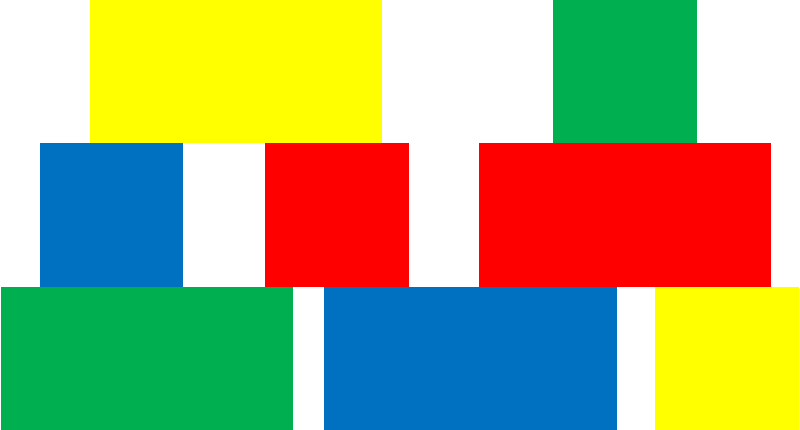
#> input picture src/moving/src/blueprint_rectangle.png, 800 x 430 px
$ python blueprint_to_coordinates.py
#> lines starting #> are read from the running program, lines starting #| are printed output that depends on the picture; after the words box and inside, x2 and y2 are one past the last pixel; in counts of white or black regions, pixels touching at a corner belong together
#!/usr/bin/env python3

import cv2
import numpy as np
from math import atan2
from geometry_msgs.msg import Pose
import os

'''
User Instruction
1. Include the full image path in "find_object" function or you will get an error

2. For the first run, within the "build_castle" function, set the "pixel_to_m" ratio to 1. Also, set the x, y and z offsets to zero.
    This way you will find out what the coordinate of the x axis is in pixel coordinate.
    Then, next time set the "pixel_to_m" ratio  = actual width(m) / 2 * x coordinate of CoM (pixel)
    Make sure to change the x, y and z coordinates back to desired values.

3.

'''

def find_object(image_path, display=False, publish=False, print_res=False):
    '''
    Scans an image to find colored object and returns their coordinates.

    Args:
        image_path: Path to the input image (JPG/PNG format)
        display: True to draw squares around
        publish: True to publish result image to a topic
        print_res: True to print coordinates of each block found in terminal

    Returns:
        found_objects: dictionary where each key is a color, and the value is a list of dictionaries for each object found
            e.g. found_object['red'] = [list of dictionaries corresponding to red objects]
    '''
#> called with image_path = 'src/moving/src/blueprint_rectangle.png', display = False, publish = False, print_res = False

    # Fixed variables
    area_ratio = .1  # Defines which contours to keep based on contour area

    ## Color Definitions
    colors = color_def()

    # Reading the image
    img = cv2.imread(image_path)
#> img is the input picture: shape (430, 800, 3); mean B, G, R 119.1, 168.2, 162.5
    img=cv2.rotate(img, cv2.ROTATE_180) #Image rotated by 180 degrees to get proper coordinate (origin=top left, +x=right, +z=downward)
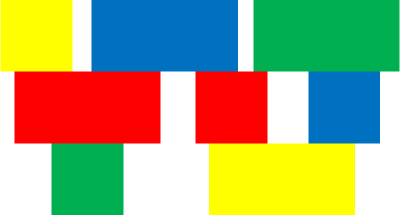
#> img: shape (430, 800, 3) (shown at 1/2 size); mean B, G, R 119.1, 168.2, 162.5
    img=cv2.flip(img,1) #flip image horizontally
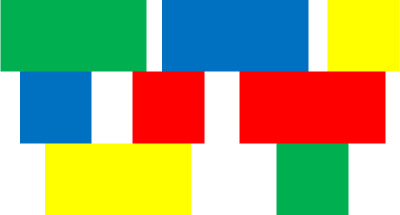
#> img: shape (430, 800, 3) (shown at 1/2 size); mean B, G, R 119.1, 168.2, 162.5

    # Define kernel size for noise removal
    #kernel = np.ones((7, 7), np.uint8)

    # Convert to hsv colorspace
    hsv = cv2.cvtColor(img, cv2.COLOR_BGR2HSV)
#> hsv: shape (430, 800, 3); mean H, S, V 37.6, 185.3, 229.2

    result = None
    if display or publish:
        # Copy the image to not alter it when tracing the bounding boxes
        result = img.copy()

    found_objects = dict()

    for color in colors:

        found_objects[color['name']] = []

        # Lower bound and upper bound for color
        lower_bound = color['hsv'][0]
        upper_bound = color['hsv'][1]

        if color['name'] == 'red':  # Red has 2 ranges (on both ends of hue spectrum)
            lower_bound = color['hsv'][0][0]
            upper_bound = color['hsv'][0][1]

        # Find the colors within the boundaries
        mask = cv2.inRange(hsv, lower_bound, upper_bound)

        if color['name'] == 'red':  # Taking the union of red's 2 ranges
            lower_bound2 = color['hsv'][1][0]
            upper_bound2 = color['hsv'][1][1]
            mask2 = cv2.inRange(hsv, lower_bound2, upper_bound2)
            mask = cv2.bitwise_or(mask, mask2)

        # Remove unnecessary noise from mask
        #mask = cv2.morphologyEx(mask, cv2.MORPH_CLOSE, kernel)
        #mask = cv2.morphologyEx(mask, cv2.MORPH_OPEN, kernel)

        # Find contours from the mask
        contours, _ = cv2.findContours(mask.copy(), cv2.RETR_EXTERNAL, cv2.CHAIN_APPROX_SIMPLE)
        contours = sorted(contours, key=lambda x: cv2.contourArea(x), reverse=True)  # Order by decreasing area

        if len(contours) > 0:
            min_area = area_ratio * cv2.contourArea(contours[0])

        for cntr in contours:

            if cv2.contourArea(cntr) >= min_area:
                found_object = dict()

                xc, zc, w, h = cv2.boundingRect(cntr)
                xc = xc + w // 2
                zc = zc + h // 2

                found_object['center'] = (xc, zc)
                found_object['width'] = w
                found_object['height'] = h

                #if print_res:
                    #print('Found {} object at ({}, {})'.format(color['name'], xc, zc))

                rect = cv2.minAreaRect(cntr)
                box = cv2.boxPoints(rect)
                box = np.int0(box)
                angle = get_orientation(box, result)
                found_object['roll'] = 0 #manually set. Always zero
                found_object['pitch'] = 0
                #found_object['pitch'] = angle # Will replace with this line once the pitch angle is calculated properly. Should be zero.
                found_object['yaw'] = 0 #this needs to be manually set

                if display or publish:
                    # Traces a rectangle around each "object":
                    #cv2.drawContours(result, [box], 0, color['bgr'], 5)
                    cv2.drawContours(result, [box], 0, (0,0,0), 5)
                    #cv2.putText(result, str(angle * 180 / np.pi), box[1], cv2.FONT_HERSHEY_SIMPLEX, 0.5, color['bgr'], 1,
                                #cv2.LINE_AA)

                    cv2.putText(result, str(angle * 180 / np.pi), tuple(box[1]), cv2.FONT_HERSHEY_SIMPLEX, 0.5, color['bgr'], 1, cv2.LINE_AA)


                found_objects[color['name']].append(found_object)
#> this loop made 4 passes
#> min_area on passes 1 to 4: 4132.2, 4146.4, 4132.2, 4161.3
#> pass 1, in find_object, `mask = cv2.inRange(hsv, lower_bound, upper_bound)`:
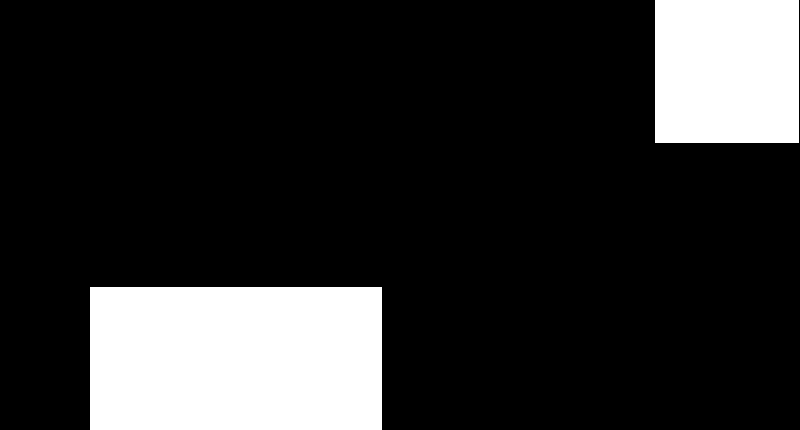
#> mask: shape (430, 800); 18.1% white; 2 white regions, box (x1, y1, x2, y2) and area: (90, 287, 382, 430) 41756, (655, 0, 799, 143) 20592
#> pass 2, in find_object, `mask = cv2.inRange(hsv, lower_bound, upper_bound)`:
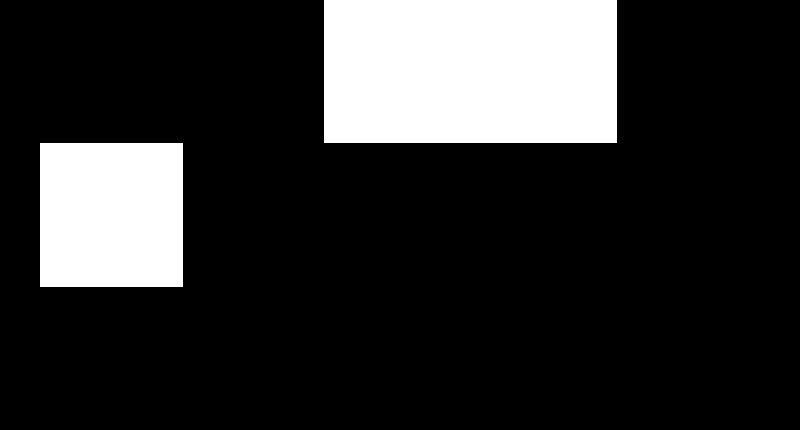
#> mask: shape (430, 800); 18.2% white; 2 white regions, box (x1, y1, x2, y2) and area: (324, 0, 617, 143) 41899, (40, 143, 183, 287) 20592
#> pass 3, in find_object, `mask = cv2.inRange(hsv, lower_bound, upper_bound)`:
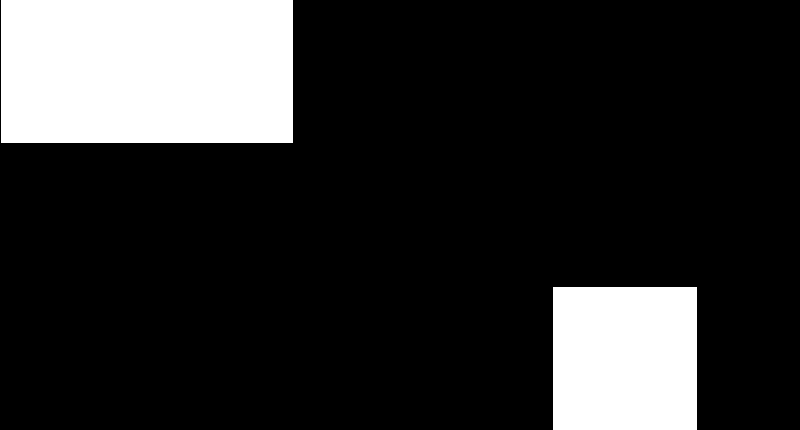
#> mask: shape (430, 800); 18.1% white; 2 white regions, box (x1, y1, x2, y2) and area: (1, 0, 293, 143) 41756, (553, 287, 697, 430) 20592
#> after the loop, found_objects = 4 items
                #print(found_objects)

    if display:  # Displays the frame with rectangles on it
        cv2.imshow("Result", result)
        cv2.waitKey(0)
        cv2.destroyAllWindows()

    return found_objects


def get_orientation(box, img=None):
    '''
    box: 4x2 array containing the coordinates of a box's 4 corners
    img: the img on which to draw
    '''

    p1, p2, p3, _ = box
    center = np.mean(box, 0)

    c1 = np.linalg.norm(p1 - p2)
    c2 = np.linalg.norm(p2 - p3)

    if c1 > c2:
        major_ax = p1 - p2
        minor_ax = p2 - p3
    else:
        major_ax = p2 - p3
        minor_ax = p1 - p2

    #major_ax = p1 - p2
    #minor_ax = p2 - p3

    if img is not None:
        draw_axis(img, center, center + major_ax, (255, 255, 0), 10)
        draw_axis(img, center, center + minor_ax, (0, 0, 255), 10)

    angle = (-atan2(major_ax[1], major_ax[0]) - np.pi / 2) % np.pi
    if angle >= 6 / 10 * np.pi:
        angle -= np.pi

    return angle


# [4 lines left out: function draw_axis, not called in this run]


def color_def():
    '''
    Each color is represented by dictionary with 3 keys:
        'name': name of color (string)
        'bgr': BGR value for that color (tuple)
        'hsv': HSV range for that color (list of 2 arrays)

    Returns:
        list of dictionaries
    '''

    yellow = {'name': 'yellow', 'bgr': (107, 183, 189), 'hsv': [np.array([20, 80, 80]), np.array([30, 255, 255])]}
    blue = {'name': 'blue', 'bgr': (255, 0, 0), 'hsv': [np.array([90, 70, 100]), np.array([128, 255, 255])]}
    green = {'name': 'green', 'bgr': (0, 255, 0), 'hsv': [np.array([36, 60, 100]), np.array([85, 255, 255])]}
    white = {'name': 'white', 'bgr': (255, 255, 255), 'hsv': [np.array([0, 0, 200]), np.array([255, 20, 255])]}
    red = {'name': 'red', 'bgr': (0, 0, 255),
           'hsv': [[np.array([180, 150, 100]), np.array([255, 255, 255])], [np.array([0, 150, 100]), np.array([10, 255, 255])]]}

    colors = [yellow, blue, green, red]
    #colors = [green]

    return colors

from math import sin, cos #,radians

def euler_to_quaternion(roll, pitch, yaw):
    """
    Convert Euler Angles to Quaternion.

    Args:
        roll, pitch, yaw: Euler angles in radians.

    Returns:
        tuple: Quaternion (w, x, y, z).
    """
    cy = cos(yaw * 0.5)
    sy = sin(yaw * 0.5)
    cp = cos(pitch * 0.5)
    sp = sin(pitch * 0.5)
    cr = cos(roll * 0.5)
    sr = sin(roll * 0.5)

    w = cr * cp * cy + sr * sp * sy
    x = sr * cp * cy - cr * sp * sy
    y = cr * sp * cy + sr * cp * sy
    z = cr * cp * sy - sr * sp * cy

    return (w, x, y, z)

def determine_shape(width, height, depth):
        """
        Determines the shape of an object based on its dimensions within a tolerance.

        Args:
            width (float): The width of the object in m.
            height (float): The height of the object in m.
            depth (float): The depth of the object in m.

        Returns:
            str: The determined shape of the object.
        """
        shapes = {
            'cube': [.029, .029, .029],
            'rect': [.059, .029, .014],
            'long': [.089, .029, .014],
            'rect': [.059, .029, .029]
        }
        tolerance = .004

        # Sort the input dimensions for comparison with shape dimensions
        dimensions = sorted([width, height, depth])

        for shape, shape_dims in shapes.items():
            sorted_shape_dims = sorted(shape_dims)
            # Check if dimensions are within tolerance for this shape
            if all(abs(dim - s_dim) <= tolerance for dim, s_dim in zip(dimensions, sorted_shape_dims)):
                return shape

        return "Unknown"

def build_castle(found_objects, pixel_to_m, y_offset, x_offset=0.13,z_offset=0, z_tolerance=0.005, depth=.029):
    """
    Simulates the building process of a castle based on the detected objects, grouping blocks into layers.
    Additionally, calculates the shape of each block based on its dimensions.

    Args:
        found_objects (dict): Output of the find_object function containing detected objects categorized by color.
        z_tolerance (float): Tolerance for grouping blocks into layers based on their z-coordinate. Defaults to 0.05 cm.
        pixel_to_m (float): Conversion factor from pixels to meters. Defaults to .029 m / 190 pixels.
        depth (float): Default depth of each block, used for shape determination.
        x_offset, y_offset, z_offset: Adding this realistic world coordinate to calculated coordinates values from the image.

    Returns:
        dict: A dictionary containing layers of blocks, where each layer contains sequential blocks with their color,
              center of mass (x, y, z coordinates), gripper_roll, gripper_pitch, gripper_yaw angles, width, height, depth,
              and shape.
    """

    # Flatten the detected objects dictionary to a list of tuples (color, object)
    blocks = [(color, obj) for color, objects in found_objects.items() for obj in objects]

    for color, obj in blocks:
        # Convert pixel values to meters
        obj['center'] = (obj['center'][0] * pixel_to_m + x_offset, y_offset + (depth/2), obj['center'][1] * pixel_to_m + z_offset)
        obj['width'] *= pixel_to_m
        obj['height'] *= pixel_to_m
        obj['depth'] = depth  # Assuming depth is a constant for simplicity

        # Calculate the shape of the block
        obj_shape = determine_shape(obj['width'], obj['height'], obj['depth'])
        obj['shape'] = obj_shape

        # Convert Euler angles to quaternion (roll, pitch, yaw are provided by obj)
        roll, pitch, yaw = (obj['roll']), (obj['pitch']), (obj['yaw'])
        quaternion = euler_to_quaternion(roll, pitch, yaw)
        obj['quaternion1'] = quaternion[0]
        obj['quaternion2'] = quaternion[1]
        obj['quaternion3'] = quaternion[2]
        obj['quaternion4'] = quaternion[3]

    # Sort the blocks based on their z-coordinate in ascending order
    sorted_blocks = sorted(blocks, key=lambda x: x[1]['center'][2])

    # Dictionary to store layers of blocks
    layers = {}
    current_layer_index = 0  # Initialize current_layer_index as 0
    current_z = None

    # Group blocks based on z-coordinate with tolerance
    for color, obj in sorted_blocks:
        z_coord = obj['center'][2]

        # If current_z is None or the block's z-coordinate is outside the tolerance of the current z,
        # start a new group
        if current_z is None or abs(z_coord - current_z) > z_tolerance:
            current_z = z_coord
            current_layer_index += 1
            layers[f"Layer {current_layer_index}"] = []

        # Add block to the current layer
        layers[f"Layer {current_layer_index}"].append({
            'color': color,
            'center': obj['center'],
            'quaternion1': obj['quaternion1'],
            'quaternion2': obj['quaternion2'],
            'quaternion3': obj['quaternion3'],
            'quaternion4': obj['quaternion4'],
            'width': obj['width'],
            'height': obj['height'],
            'depth': obj['depth'],
            'shape': obj['shape']
        })

    # Sort blocks within each layer based on their x-coordinate in ascending order
    for layer, blocks in layers.items():
        layers[layer] = sorted(blocks, key=lambda x: x['center'][0])

    return layers


# [79 lines left out: function evaluate_stability, not called in this run]

#No Longer using the "add_y_coordinates" function below
'''
def add_y_coordinates(sequential_blocks, y_increment=.034, layers=1):
    """
    Adds incremental y-coordinates to each block in the castle structures to simulate
    creating multiple castle structures at given +y increments (m).

    Args:
        sequential_blocks (dict): The dictionary containing layers of blocks with their properties.
        y_increment (float): The y-coordinate increment in centimeters. Defaults to .034 m.
        layers (int): The total number of y-increments or castle structures. Defaults to 1.

    Returns:
        dict: A new dictionary with the updated blocks containing incremental y-coordinates.
    """
    new_sequential_blocks = {}

    for layer_name, blocks in sequential_blocks.items():
        new_blocks = []
        for block in blocks:
            # Initialize a list to store modified blocks with incremented y-coordinates
            modified_blocks = []
            for i in range(layers):
                # Create a copy of the original block to modify
                new_block = block.copy()
                # Add the incremental y-coordinate
                x, y, z = new_block['center']
                new_y = y + (i * y_increment)  # Calculate the new y-coordinate
                new_block['center'] = (x, new_y, z)
                modified_blocks.append(new_block)
            new_blocks.extend(modified_blocks)
        new_sequential_blocks[layer_name] = new_blocks, z_tolerance=0.05, pixel_to_m=.029/190, depth=.029):
    """
    Simulates the building process of a castle based on the detected objects, grouping blocks into layers.
    Additionally, calculates the shape of each block based on its dimensions.

    Args:

    return new_sequential_blocks

'''

def flatten_layers(layers_dict):
    """
    Flattens the layers of blocks into a single list of blocks.

    Args:
        layers_dict (dict): A dictionary containing layers of blocks, where each layer is a list of block dictionaries.

    Returns:
        list: A list of dictionaries, each representing a block with its properties.
    """
    flattened_blocks = []
    for layer in layers_dict.values():
        flattened_blocks.extend(layer)
    return flattened_blocks


import matplotlib.pyplot as plt
from mpl_toolkits.mplot3d import Axes3D


def plot_castle_structure(flattened_blocks):
    """
    Plots a 3D representation of the castle structure.

    Args:
        flattened_blocks (dict): The list containing blocks and their properties
    """
    # Initialize a 3D plot
    fig = plt.figure()
    ax = fig.add_subplot(111, projection='3d')

    # Color mapping (adjust as needed)
    color_map = {
        'yellow': 'yellow',
        'blue': 'blue',
        'green': 'green',
        'red': 'red',
        'white': 'white'
    }

    for block in flattened_blocks:
        color = block['color']
        x, y, z = block['center']
        width = block['width']
        height = block['height']
        depth= block['depth']

        # Define the corners of the rectangle base
        z_corners = [z - height/2, z + height/2]
        y_corners = [y - depth/2, y + depth/2]
        x_corners = [x - width/2, x + width/2]

        # Plot rectangle (block)
        ax.bar3d(x_corners[0], y_corners[0], z_corners[0],
                    x_corners[1]-x_corners[0], y_corners[1]-y_corners[0], z_corners[1]-z_corners[0],
                    color=color_map.get(color, 'grey'))


    #ax.set_box_aspect([1,.25,.7])  # Matplotlib 3.3.0 and newer

    ax.set_xlabel('X axis (m)')
    ax.set_ylabel('Y axis (m)')
    ax.set_zlabel('Z axis (m)')

    ax.set_title('3D Castle Plot')
    ax.set_xlim(0.1,0.3)
    ax.set_ylim(0.0,0.20)
    ax.set_zlim(0.0,0.20)
    plt.show()


def create_poses_colors_shape_list(final_list):
    poses_colors_shape = []

    for obj in final_list:
        place_pose = Pose()

        place_pose.position.x = obj['center'][0]
        place_pose.position.y = obj['center'][1]
        place_pose.position.z = obj['center'][2]

        place_pose.orientation.x= obj['quaternion1']
        place_pose.orientation.y= obj['quaternion2']
        place_pose.orientation.z= obj['quaternion3']
        place_pose.orientation.w= obj['quaternion4']

        shape = obj['shape']
        color = obj['color']

        # Combine place_pose, shape, and color into a tuple and add it to the poses list
        info = (place_pose, shape, color)
        poses_colors_shape.append(info)

    return poses_colors_shape


#example_only
# [20 lines left out: function from_blue_print, not called in this run]

#Execution of all functions
if __name__ == '__main__':

    #Block Detection- provide image(s) on after another
    # Define the relative path to the blueprint image
    blueprint_filename = "blueprint_rectangle.png"
    # Get the directory where the script is located
    script_dir = os.path.dirname(__file__)
    # Construct the full path to the blueprint image
    blueprint_path = os.path.join(script_dir, blueprint_filename)

    # Use the constructed path in the find_object function
    found_object_results = find_object(blueprint_path)
#> found_object_results = 4 items
    #found_object_results2 = find_object(blueprint_path)
    #found_object_results2 = find_object('/home/mahirdaihan3534/capstone120/src/moving/src/Blueprint_All Blocks.png')
    #found_object_results3 = find_object('/home/mahirdaihan3534/capstone120/src/moving/src/Blueprint_zero border.png')

    #Srting the blocks based on x and z coordinates- also adding y-coordinate
    sequential_blocks = build_castle(found_object_results,pixel_to_m=.029/143, y_offset=0.1)
#> in build_castle, `blocks = [(color, obj) for color, objects in found_objects.items() for..`: blocks = 8 items
#> the loop in build_castle, `for color, obj in blocks:` made 8 passes
#> (color, dimensions in determine_shape, obj_shape) on passes 1 to 8: ('yellow', [0.029, 0.029, 0.0592], 'rect'), ('yellow', [0.029, 0.029, 0.0292], 'cube'), ('blue', [0.029, 0.029, 0.0594], 'rect'), ('blue', [0.029, 0.029, 0.0292], 'cube'), ('green', [0.029, 0.029, 0.0592], 'rect'), ('green', [0.029, 0.029, 0.0292], 'cube'), ('red', [0.029, 0.0292, 0.0592], 'rect'), ('red', [0.029, 0.0292, 0.0292], 'cube')
#> the loop in build_castle, `for color, obj in sorted_blocks:` made 8 passes
#> (color, z_coord, current_z) on passes 1, 4, 7: ('yellow', 0.0144, 0.0144), ('blue', 0.0436, 0.0436), ('yellow', 0.0726, 0.0726)
#> after the loop in build_castle, `for color, obj in sorted_blocks:`: current_layer_index = 3; current_z = 0.0726; layers = 3 items
#> the loop in build_castle, `for layer, blocks in layers.items():` made 3 passes
#> layer on passes 1 to 3: 'Layer 1', 'Layer 2', 'Layer 3'
#> sequential_blocks = 3 items
    #sequential_blocks2 = build_castle(found_object_results2,pixel_to_m=.029/148, y_offset=0.15)
    #sequential_blocks3 = build_castle(found_object_results3,pixel_to_m=.029/182, y_offset=0.005)

    print(sequential_blocks)
#> (printed output is left out)

    #You can perform stability analysis any two sequential layers (e.g. Layer 2 on Layer 1, Layer 3 on Layer 2, Layer 4 on Layer 3 etc.)
    #layer_2_blocks = sequential_blocks['Layer 2']
    #layer_1_blocks = sequential_blocks['Layer 1']

    #stability_results = evaluate_stability(layer_2_blocks, layer_1_blocks)

    '''
    #Creating multi-layered (in y direction) castles
    #modified_blocks = add_y_coordinates(sequential_blocks)
    #print(modified_blocks)
    '''

    #Flatten the blocks to provide a sequential list (gets rid of "Layer" differentiation)
    flattened_blocks = flatten_layers(sequential_blocks)
#> the loop in flatten_layers, `for layer in layers_dict.values():` made 3 passes
#> after the loop in flatten_layers, `for layer in layers_dict.values():`: flattened_blocks = 8 items
#> flattened_blocks = 8 items
    #flattened_blocks2 = flatten_layers(sequential_blocks2)
    #flattened_blocks3 = flatten_layers(sequential_blocks3)

    #Final List
    #final_list=flattened_blocks + flattened_blocks2 + flattened_blocks3
    final_list=flattened_blocks #+ flattened_blocks2
#> final_list = 8 items

    #print(final_list)

    #plot the multi-layered castle structure
    plot_castle_structure(final_list)
#> the loop in plot_castle_structure, `for block in flattened_blocks:` made 8 passes
#> (color, x, z, width, height, z_corners, x_corners) on passes 1 to 5: ('green', 0.16, 0.0144, 0.0592, 0.029, [-0.000101, 0.0289], [0.13, 0.189]), ('blue', 0.225, 0.0144, 0.0594, 0.029, [-0.000101, 0.0289], [0.196, 0.255]), ('yellow', 0.277, 0.0144, 0.0292, 0.029, [-0.000101, 0.0289], [0.263, 0.292]), ('blue', 0.153, 0.0436, 0.029, 0.0292, [0.029, 0.0582], [0.138, 0.167]), ('red', 0.198, 0.0436, 0.0292, 0.0292, [0.029, 0.0582], [0.184, 0.213])
#> in plot_castle_structure, `plt.show()`:
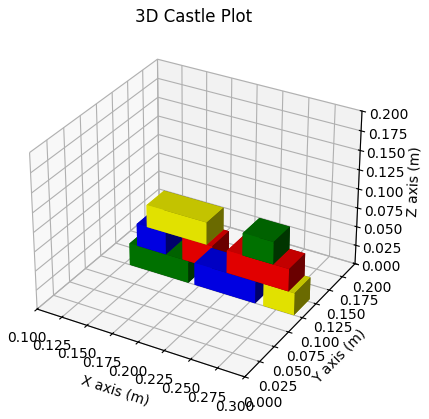
#> figure drawn by matplotlib, 1 panel
#> the loop in create_poses_colors_shape_list, `for obj in final_list:` made 1 pass
#> after the loop in create_poses_colors_shape_list, `for obj in final_list:`: poses_colors_shape = []


#> (the run stopped early here; a loop or call above may not have finished)
